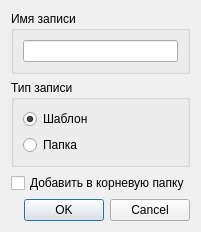
<?xml version="1.0" encoding="UTF-8"?>
<ui version="4.0">
 <class>Dialog</class>
 <widget class="QDialog" name="Dialog">
  <property name="geometry">
   <rect>
    <x>0</x>
    <y>0</y>
    <width>134</width>
    <height>156</height>
   </rect>
  </property>
  <property name="windowTitle">
   <string>Dialog</string>
  </property>
  <layout class="QVBoxLayout" name="verticalLayout_3">
   <item>
    <widget class="QGroupBox" name="groupBox_2">
     <property name="title">
      <string>Имя записи</string>
     </property>
     <layout class="QVBoxLayout" name="verticalLayout_2">
      <item>
       <widget class="QLineEdit" name="lineEdit"/>
      </item>
     </layout>
    </widget>
   </item>
   <item>
    <widget class="QGroupBox" name="groupBox">
     <property name="title">
      <string>Тип записи</string>
     </property>
     <layout class="QVBoxLayout" name="verticalLayout">
      <item>
       <widget class="QRadioButton" name="radioButton_2">
        <property name="text">
         <string>Шаблон</string>
        </property>
        <property name="checked">
         <bool>true</bool>
        </property>
       </widget>
      </item>
      <item>
       <widget class="QRadioButton" name="radioButton">
        <property name="text">
         <string>Папка</string>
        </property>
       </widget>
      </item>
     </layout>
    </widget>
   </item>
   <item>
    <widget class="QCheckBox" name="checkBox">
     <property name="text">
      <string>Добавить в корневую папку</string>
     </property>
    </widget>
   </item>
   <item>
    <layout class="QGridLayout" name="gridLayout">
     <item row="0" column="0">
      <widget class="QDialogButtonBox" name="buttonBox">
       <property name="orientation">
        <enum>Qt::Horizontal</enum>
       </property>
       <property name="standardButtons">
        <set>QDialogButtonBox::Cancel|QDialogButtonBox::Ok</set>
       </property>
      </widget>
     </item>
    </layout>
   </item>
  </layout>
 </widget>
 <resources/>
 <connections>
  <connection>
   <sender>buttonBox</sender>
   <signal>rejected()</signal>
   <receiver>Dialog</receiver>
   <slot>reject()</slot>
   <hints>
    <hint type="sourcelabel">
     <x>316</x>
     <y>260</y>
    </hint>
    <hint type="destinationlabel">
     <x>286</x>
     <y>274</y>
    </hint>
   </hints>
  </connection>
 </connections>
</ui>
